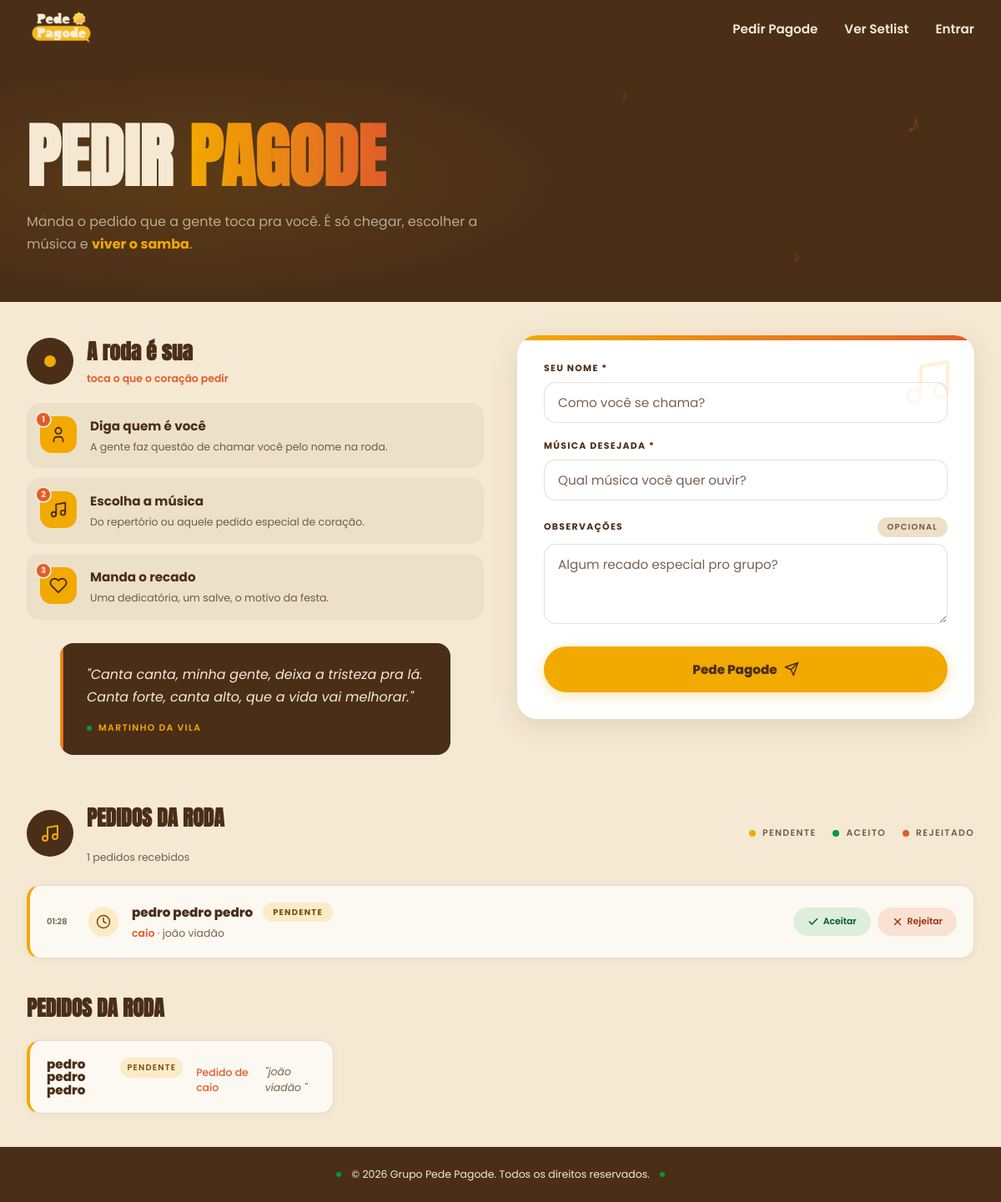
/pedido/, run on an earlier commit of the app's database.
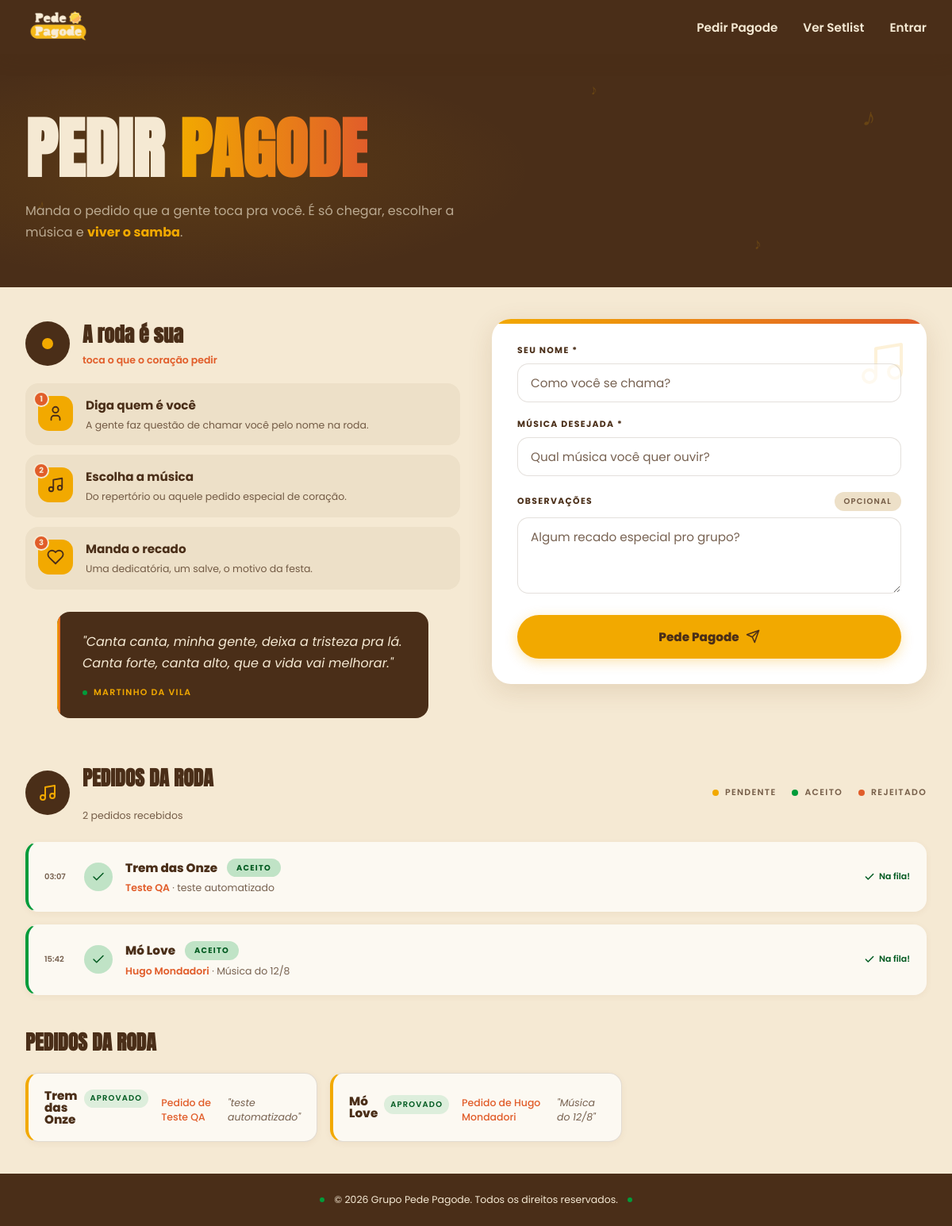
And on a later commit of the database.
### tables this page shows
CREATE TABLE song_request (
    id INTEGER PRIMARY KEY AUTOINCREMENT,
    client_name TEXT NOT NULL,
    song_name TEXT NOT NULL,
    observation TEXT,
    status TEXT DEFAULT 'Pendente',
    created_at TEXT NOT NULL
);

### backend/routes/pedido.py (the view)
@pedido_bp.get("/")
def pagina_pedido():
    return controller.exibir_pagina()

### backend/controllers/pedido.py (called while the page is built)
    def exibir_pagina(self):
        pedidos = self.service.listar_pedido()
        return render_template("pedido.html", pedidos = pedidos)

### backend/database/connection.py (called while the page is built)
def get_connection():
    connection = sqlite3.connect(DATABASE_PATH)
    connection.row_factory = sqlite3.Row
    return connection

### backend/services/pedido_service.py (called while the page is built)
    def listar_pedido(self):
        connection = get_connection()
        cursor = connection.cursor()
        cursor.execute("""

            SELECT *
            FROM song_request
            ORDER BY created_at ASC

        """)
        rows = cursor.fetchall()
        pedidos = []
        for row in rows:
            pedido = Pedido(
                id=row["id"],
                nome_cliente=row["client_name"],
                musica=row["song_name"],
                observacao=row["observation"],
                status=row["status"],
                data=row["created_at"]
            )
            pedidos.append(pedido)
        return pedidos

### frontend/templates/pedido.html (shortened to what this page needs)
{% extends "base.html" %}
{% block extra_css %}
  <link rel="stylesheet" href="{{ url_for('static', filename='css/pedido.css') }}">
{% endblock %}
{% block content %}
<section class="pedido-hero">
  <span class="nota-decorativa nota-decorativa--1" aria-hidden="true">&#9834;</span>
  <span class="nota-decorativa nota-decorativa--2" aria-hidden="true">&#9834;</span>
  <span class="nota-decorativa nota-decorativa--3" aria-hidden="true">&#9834;</span>
  <span class="nota-decorativa nota-decorativa--4" aria-hidden="true">&#9834;</span>
  <div class="pedido-hero__inner">
    <div class="pedido-hero__conteudo">
      <h1 class="pedido-titulo">
        <span class="pedido-titulo__linha--clara">Pedir</span>
        <span class="pedido-titulo__linha--grad">Pagode</span>
      </h1>
      <p class="pedido-subtitulo">
        Manda o pedido que a gente toca pra você. É só chegar, escolher a música e
        <span class="pedido-subtitulo__destaque">viver o samba</span>.
      </p>
    </div>
  </div>
</section>
<div class="pedido-conteudo">
  <div class="pedido-grid">
    <div class="pedido-info">
      <div class="pedido-info__cabecalho">
        <span class="vinil" aria-hidden="true"></span>
        <div>
          <h2 class="pedido-info__titulo">A roda é sua</h2>
          <p class="pedido-info__subtitulo">toca o que o coração pedir</p>
        </div>
      </div>
      <div class="pedido-passos">
        <div class="pedido-passo">
          <div class="pedido-passo__icone-wrap">
            <span class="pedido-passo__numero">1</span>
            <span class="pedido-passo__icone">
              <svg viewBox="0 0 24 24"><circle cx="12" cy="7" r="4"></circle><path d="M6 21v-2a4 4 0 0 1 4-4h4a4 4 0 0 1 4 4v2"></path></svg>
            </span>
          </div>
          <div>
            <h3 class="pedido-passo__titulo">Diga quem é você</h3>
            <p class="pedido-passo__desc">A gente faz questão de chamar você pelo nome na roda.</p>
          </div>
        </div>
        <div class="pedido-passo">
          <div class="pedido-passo__icone-wrap">
            <span class="pedido-passo__numero">2</span>
            <span class="pedido-passo__icone">
              <svg viewBox="0 0 24 24"><path d="M9 18V5l12-2v13"></path><circle cx="6" cy="18" r="3"></circle><circle cx="18" cy="16" r="3"></circle></svg>
            </span>
          </div>
          <div>
            <h3 class="pedido-passo__titulo">Escolha a música</h3>
            <p class="pedido-passo__desc">Do repertório ou aquele pedido especial de coração.</p>
          </div>
        </div>
        <div class="pedido-passo">
          <div class="pedido-passo__icone-wrap">
            <span class="pedido-passo__numero">3</span>
            <span class="pedido-passo__icone">
              <svg viewBox="0 0 24 24"><path d="M20.8 4.6a5.5 5.5 0 0 0-7.8 0L12 5.6l-1-1a5.5 5.5 0 1 0-7.8 7.8l1 1L12 21l7.8-7.8 1-1a5.5 5.5 0 0 0 0-7.8z"></path></svg>
            </span>
          </div>
          <div>
            <h3 class="pedido-passo__titulo">Manda o recado</h3>
            <p class="pedido-passo__desc">Uma dedicatória, um salve, o motivo da festa.</p>
          </div>
        </div>
      </div>
      <blockquote class="pedido-citacao">
        <p class="pedido-citacao__texto">"Canta canta, minha gente, deixa a tristeza pra lá. Canta forte, canta alto, que a vida vai melhorar."</p>
        <p class="pedido-citacao__autor">Martinho da Vila</p>
      </blockquote>
    </div>
    <div class="pedido-form-card" id="pedido-form-card">
      <span class="pedido-form-card__decor" aria-hidden="true">
        <svg viewBox="0 0 24 24"><path d="M9 18V5l12-2v13"></path><circle cx="6" cy="18" r="3"></circle><circle cx="18" cy="16" r="3"></circle></svg>
      </span>
      <form action="{{ url_for('pedido.criar_pedido') }}" method="POST" id="form-pedido">
        <div class="campo">
          <label for="nome_cliente">Seu nome *</label>
          <input type="text" name="nome_cliente" id="nome_cliente" required placeholder="Como você se chama?">
        </div>
        <div class="campo">
          <label for="musica">Música desejada *</label>
          <input type="text" id="musica" name="musica" required placeholder="Qual música você quer ouvir?">
        </div>
        <div class="campo">
          <div class="campo-observacoes__cabecalho">
            <label for="observacao">Observações</label>
            <span class="badge-opcional">Opcional</span>
          </div>
          <textarea name="observacao" id="observacao" placeholder="Algum recado especial pro grupo?"></textarea>
        </div>
        <button type="submit" class="btn-enviar">
          Pede Pagode
          <svg viewBox="0 0 24 24"><path d="M22 2 11 13"></path><path d="M22 2 15 22 11 13 2 9 22 2z"></path></svg>
        </button>
      </form>
    </div>
  </div>
  <div class="pedidos-lista">
    <div class="pedidos-lista__cabecalho">
      <span class="pedidos-lista__icone" aria-hidden="true">
        <svg viewBox="0 0 24 24"><path d="M9 18V5l12-2v13"></path><circle cx="6" cy="18" r="3"></circle><circle cx="18" cy="16" r="3"></circle></svg>
      </span>
      <div class="pedidos-lista__titulo-wrap">
        <h2 class="pedidos-lista__titulo">Pedidos da roda</h2>
        <p class="pedidos-lista__subtitulo" id="pedidos-contador">{{ pedidos|length }} pedidos recebidos</p>
      </div>
      <div class="pedidos-lista__legenda">
        <span class="pedidos-lista__legenda-item pedidos-lista__legenda-item--pendente">Pendente</span>
        <span class="pedidos-lista__legenda-item pedidos-lista__legenda-item--aceito">Aceito</span>
        <span class="pedidos-lista__legenda-item pedidos-lista__legenda-item--rejeitado">Rejeitado</span>
      </div>
    </div>
    <div class="pedidos-lista__itens" id="pedidos-itens">
      {% for pedido in pedidos %}
        <div class="pedido-item pedido-item--{{ 'aceito' if pedido.status == 'Aprovado' else 'pendente' }}" data-id="{{ pedido.id }}">
          <span class="pedido-item__hora">{{ pedido.data[11:16] }}</span>
          <span class="pedido-item__icone" aria-hidden="true">
            {% if pedido.status == 'Aprovado' %}
              <svg viewBox="0 0 24 24"><path d="M20 6 9 17l-5-5"></path></svg>
            {% else %}
              <svg viewBox="0 0 24 24"><circle cx="12" cy="12" r="10"></circle><path d="M12 6v6l4 2"></path></svg>
            {% endif %}
          </span>
          <div class="pedido-item__corpo">
            <div class="pedido-item__linha-titulo">
              <span class="pedido-item__musica">{{ pedido.musica }}</span>
              <span class="pedido-item__status">{{ 'Aceito' if pedido.status == 'Aprovado' else 'Pendente' }}</span>
            </div>
            <p class="pedido-item__meta">
              <span class="pedido-item__nome">{{ pedido.nome_cliente }}</span>{% if pedido.observacao %} &middot; {{ pedido.observacao }}{% endif %}
            </p>
          </div>
          <div class="pedido-item__acoes">
            {% if pedido.status == 'Aprovado' %}
              <span class="pedido-item__resultado pedido-item__resultado--aceito">
                <svg viewBox="0 0 24 24"><path d="M20 6 9 17l-5-5"></path></svg>
                Na fila!
              </span>
            {% else %}
              <button type="button" class="btn-aceitar" data-acao="aceitar">
                <svg viewBox="0 0 24 24"><path d="M20 6 9 17l-5-5"></path></svg>
                Aceitar
              </button>
              <button type="button" class="btn-rejeitar" data-acao="rejeitar">
                <svg viewBox="0 0 24 24"><path d="M18 6 6 18"></path><path d="M6 6l12 12"></path></svg>
                Rejeitar
              </button>
            {% endif %}
          </div>
        </div>
      {% else %}
        <p class="pedidos-lista__vazio">Nenhum pedido recebido ainda.</p>
      {% endfor %}
    </div>
  </div>
  {% if pedidos|length > 0 %}
    <section class="pedidos-lista">
      <h2 class="pedidos-lista__titulo">Pedidos da roda</h2>
      <div class="pedidos-lista__grid">
        {% for pedido in pedidos %}
          <article class="pedido-item">
            <div class="pedido-item__topo">
              <h3 class="pedido-item__musica">{{ pedido.musica }}</h3>
              <span class="status-badge" data-status="{{ pedido.status }}">{{ pedido.status }}</span>
            </div>
            <p class="pedido-item__cliente">Pedido de {{ pedido.nome_cliente }}</p>
            {% if pedido.observacao %}
              <p class="pedido-item__obs">"{{ pedido.observacao }}"</p>
            {% endif %}
          </article>
        {% endfor %}
      </div>
    </section>
  {% endif %}
</div>
{% endblock %}

### frontend/templates/base.html (shortened to what this page needs)
<!DOCTYPE html>
<html lang="pt-br">
<head>
  <link rel="stylesheet" href="{{ url_for('static', filename='css/base.css') }}">
  {% block extra_css %}{% endblock %}
</head>
<body>
    <header class="navbar">
        <div class="nav-container">
            <a href="/" class="logo">
                <img src="{{ url_for('static', filename='images/Logo_Pede_Pagode.jpeg') }}" alt="Pede Pagode" class="logo-img">
            </a>
            <nav class="nav-links-container">
                <ul class="nav-links">
                    <li><a href="{{ url_for('pedido.pagina_pedido') }}">Pedir Pagode</a></li>
                    <li><a href="{{ url_for('repertorio.listar_repertorio') }}">Ver Setlist</a></li>
                    {% if session.user_id %}
                        <li>
                            <form action="{{ url_for('auth.logout') }}" method="POST" class="nav-logout">
                                <button type="submit" class="nav-link-btn">Sair</button>
                            </form>
                        </li>
                    {% else %}
                        <li><a href="{{ url_for('auth.exibir_login') }}">Entrar</a></li>
                    {% endif %}
                </ul>
            </nav>
        </div>
    </header>
  <main>
    {% block content %}{% endblock %}
  </main>
  <footer class="rodape">
    <p class="rodape-texto">&copy; 2026 Grupo Pede Pagode. Todos os direitos reservados.</p>
  </footer>
</body>
</html>

What changed in the data, as far as the page shows it:
removed song_request: created_at "01:28", musica "pedro pedro pedro", status "PENDENTE", nome_cliente "caio", observacao "joão viadão", shows "Aceitar"
added song_request: created_at "03:07", musica "Trem das Onze", status "ACEITO", nome_cliente "Teste QA", observacao "teste automatizado", shows "Na fila!", status "APROVADO"
added song_request: created_at "15:42", musica "Mó Love", status "ACEITO", nome_cliente "Hugo Mondadori", observacao "Música do 12/8", shows "Na fila!", status "APROVADO"
Also different on the page:
{{ pedidos|length }}: "1" → "2"
